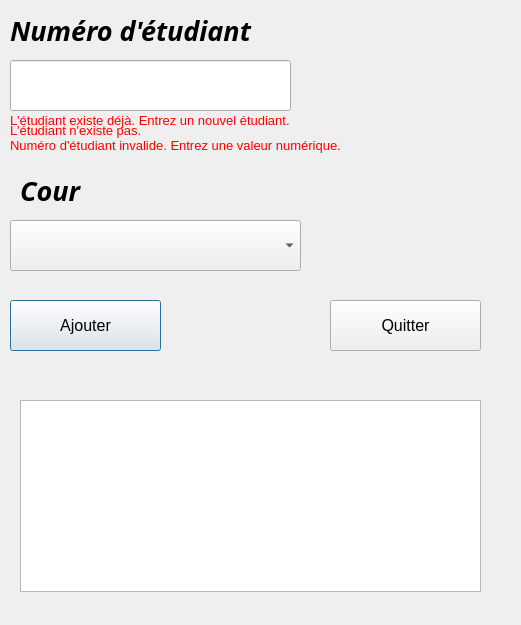
<?xml version="1.0" encoding="UTF-8"?>
<ui version="4.0">
 <class>Dialog</class>
 <widget class="QDialog" name="Dialog">
  <property name="geometry">
   <rect>
    <x>0</x>
    <y>0</y>
    <width>521</width>
    <height>625</height>
   </rect>
  </property>
  <property name="windowTitle">
   <string>Dialog</string>
  </property>
  <widget class="QLabel" name="label_numero">
   <property name="geometry">
    <rect>
     <x>10</x>
     <y>15</y>
     <width>271</width>
     <height>31</height>
    </rect>
   </property>
   <property name="font">
    <font>
     <family>Agency FB</family>
     <pointsize>20</pointsize>
     <weight>75</weight>
     <italic>true</italic>
     <bold>true</bold>
    </font>
   </property>
   <property name="text">
    <string>Numéro d'étudiant</string>
   </property>
  </widget>
  <widget class="QLineEdit" name="lineEdit_numero">
   <property name="geometry">
    <rect>
     <x>10</x>
     <y>60</y>
     <width>281</width>
     <height>51</height>
    </rect>
   </property>
   <property name="font">
    <font>
     <pointsize>12</pointsize>
     <italic>true</italic>
    </font>
   </property>
  </widget>
  <widget class="QLabel" name="label_erreur_numero">
   <property name="enabled">
    <bool>true</bool>
   </property>
   <property name="geometry">
    <rect>
     <x>10</x>
     <y>130</y>
     <width>441</width>
     <height>31</height>
    </rect>
   </property>
   <property name="font">
    <font>
     <pointsize>10</pointsize>
     <weight>50</weight>
     <bold>false</bold>
    </font>
   </property>
   <property name="text">
    <string>&lt;html&gt;&lt;head/&gt;&lt;body&gt;&lt;p&gt;&lt;span style=&quot; color:#ff0000;&quot;&gt; Numéro d'étudiant invalide. Entrez une valeur numérique.&lt;/span&gt;&lt;/p&gt;&lt;/body&gt;&lt;/html&gt;</string>
   </property>
  </widget>
  <widget class="QLabel" name="label_erreur_Etu_Existe">
   <property name="geometry">
    <rect>
     <x>10</x>
     <y>110</y>
     <width>421</width>
     <height>21</height>
    </rect>
   </property>
   <property name="font">
    <font>
     <pointsize>10</pointsize>
    </font>
   </property>
   <property name="text">
    <string>&lt;html&gt;&lt;head/&gt;&lt;body&gt;&lt;p&gt;&lt;span style=&quot; color:#ff0000;&quot;&gt;L'étudiant existe déjà. Entrez un nouvel étudiant.&lt;/span&gt;&lt;/p&gt;&lt;/body&gt;&lt;/html&gt;</string>
   </property>
  </widget>
  <widget class="QLabel" name="label_erreur_Etu_Inexistant">
   <property name="geometry">
    <rect>
     <x>10</x>
     <y>120</y>
     <width>421</width>
     <height>21</height>
    </rect>
   </property>
   <property name="font">
    <font>
     <pointsize>10</pointsize>
    </font>
   </property>
   <property name="text">
    <string>&lt;html&gt;&lt;head/&gt;&lt;body&gt;&lt;p&gt;&lt;span style=&quot; color:#ff0000;&quot;&gt;L'étudiant n'existe pas.&lt;/span&gt;&lt;/p&gt;&lt;/body&gt;&lt;/html&gt;</string>
   </property>
  </widget>
  <widget class="QLabel" name="label_cour">
   <property name="geometry">
    <rect>
     <x>20</x>
     <y>170</y>
     <width>271</width>
     <height>41</height>
    </rect>
   </property>
   <property name="font">
    <font>
     <family>Agency FB</family>
     <pointsize>20</pointsize>
     <weight>75</weight>
     <italic>true</italic>
     <bold>true</bold>
    </font>
   </property>
   <property name="text">
    <string>Cour</string>
   </property>
  </widget>
  <widget class="QComboBox" name="comboBox_cour">
   <property name="geometry">
    <rect>
     <x>10</x>
     <y>220</y>
     <width>291</width>
     <height>51</height>
    </rect>
   </property>
   <property name="font">
    <font>
     <pointsize>12</pointsize>
    </font>
   </property>
  </widget>
  <widget class="QPushButton" name="pushButton_ajouter">
   <property name="geometry">
    <rect>
     <x>10</x>
     <y>300</y>
     <width>151</width>
     <height>51</height>
    </rect>
   </property>
   <property name="font">
    <font>
     <pointsize>12</pointsize>
    </font>
   </property>
   <property name="text">
    <string>Ajouter</string>
   </property>
  </widget>
  <widget class="QPushButton" name="pushButton_quitter">
   <property name="geometry">
    <rect>
     <x>330</x>
     <y>300</y>
     <width>151</width>
     <height>51</height>
    </rect>
   </property>
   <property name="font">
    <font>
     <pointsize>12</pointsize>
    </font>
   </property>
   <property name="text">
    <string>Quitter</string>
   </property>
  </widget>
  <widget class="QListView" name="listView_cour_etudiant">
   <property name="geometry">
    <rect>
     <x>20</x>
     <y>400</y>
     <width>461</width>
     <height>192</height>
    </rect>
   </property>
  </widget>
 </widget>
 <resources/>
 <connections/>
</ui>
